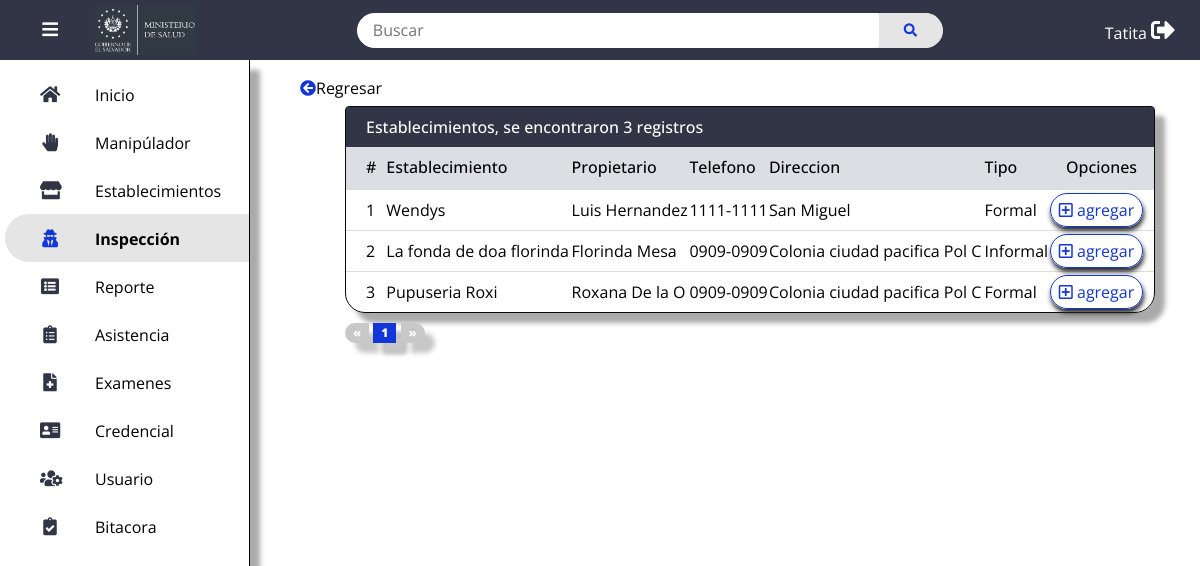
The app's page /inspecciones/inspeccionEstablecimiento (signed in), older data.
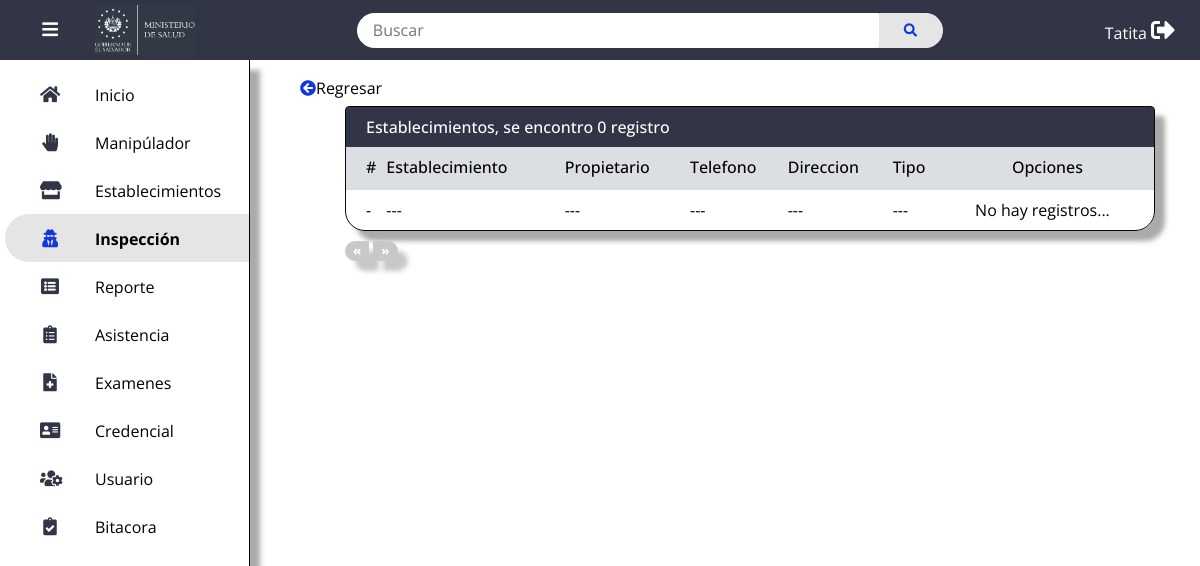
The same page, newer data.
### tables this page shows
CREATE TABLE `tblestablecimientos` (
  `id_estab` int(11) NOT NULL,
  `nombre_estab` varchar(100) NOT NULL,
  `dui_prop` varchar(10) NOT NULL,
  `nombre_prop` varchar(50) NOT NULL,
  `apellido_prop` varchar(50) NOT NULL,
  `direccion_estab` varchar(200) NOT NULL,
  `cat_estab` varchar(100) NOT NULL,
  `tipo_estab` enum('Formal','Informal') NOT NULL,
  `apartado_especifico` enum('A','B','C','D','E','F','G','H') NOT NULL,
  `telefono_estab` varchar(10) NOT NULL,
  `municipio_estab` varchar(30) NOT NULL,
  `departamento_estab` varchar(20) NOT NULL,
  `estado_estab` enum('Activo','Inactivo') NOT NULL,
  `fecha_reg_estab` date NOT NULL,
  `fecha_mod_estab` datetime NOT NULL,
  `usermod` varchar(15) NOT NULL
);

### app/controllers/inspecciones.php (called while the page is built, shortened)
<?php
class Inspecciones extends MainController
{
    function __construct(){
		$this->ModeloInspecciones = $this->model('ModeloInspecciones');
    }
    public function inspeccionEstablecimiento($pagina = 1, $busqueda = null, $pos_pagina = 10){
		$rutaContrBusqueda = ROUTE_URL.'/inspecciones/inspeccionEstablecimiento';
        $establecimiento = null;
		$establecimientos = $this->ModeloInspecciones->inspeccionEstablecimientos();
		$regresar = ROUTE_URL.'/inspecciones/index/' . $pagina . '/' . $busqueda;
		$cuantosRegistros = $this->ModeloInspecciones->numeroRegistrosE($busqueda);
		$respuesta = paginar_todo($cuantosRegistros , $pagina, $pos_pagina);
		if (!$respuesta['error']) {
			$establecimientos = $this->ModeloInspecciones->establecimientosPorLimite($pos_pagina, $respuesta['desde'], $busqueda);
		}
        $parameters =[
            'title'=> 'Inspeccion Establecimiento',
            'menu' => 'inspecciones',
            'rutaContrBusqueda' => $rutaContrBusqueda,
            'respuesta' => $respuesta,
            'busqueda' => $busqueda,
            'establecimiento' => $establecimiento,
			'establecimientos' => $establecimientos,
			'regresar' => $regresar
		];
        $this->view('inspecciones/inspeccion_establecimiento', $parameters);
    }
}

### app/library/Core.php (called while the page is built, shortened)
<?php
	class Core{
		protected $currentMethod = 'index';
		protected $parameters = [];
		public function __construct(){
			$url = $this->getUrl();
			if(file_exists('../app/controllers/' . ucwords($url[0]) . '.php')){
				unset($url[0]);
			}
			$this->currentController = new $this->currentController;
			if (isset($url[1])) {
				if (method_exists($this->currentController, $url[1])) {
					$this->currentMethod = $url[1];
					unset($url[1]);
				}
				$this->parameters = $url ? array_values($url) : [];
			}
			call_user_func_array([$this->currentController, $this->currentMethod], $this->parameters);
		}
		public function getUrl(){
			if(isset($_GET['url'])){
				$url = rtrim($_GET['url'], '/');
				$url = filter_var($url, FILTER_SANITIZE_URL);
				$url = explode('/', $url);
				return $url;
			}
		}
	}
?>

### public/index.php (called while the page is built, shortened)
<?php
	$start = new Core;
?>

### app/library/Sql.php (called while the page is built, shortened)
<?php
    class Sql{
        private $host = DB_HOST;
        private $db = DB_NAME;
        private $user = DB_USER;
        private $pass = DB_PASS;
        private $dbh;
        private $stmt;
        public function __construct(){
            $dsn = "mysql:host=" . $this->host. ";dbname=" . $this->db;
            $option = array(
                PDO::ATTR_PERSISTENT => true,
                PDO::ATTR_ERRMODE => PDO::ERRMODE_EXCEPTION
            );
            try{
                $this->dbh = new PDO($dsn, $this->user, $this->pass, $option);
                $this->dbh->exec('SET NAMES utf8');
            } catch (PDOException $e){
                $this->error = $e->getMessage();
                echo $this->error;
            }
        }
        public function query($sql){
            $this->stmt = $this->dbh->prepare($sql);
        }
        public function execute(){
            return $this->stmt->execute();
        }
        public function registers(){
            $this->execute();
            return $this->stmt->fetchAll(PDO::FETCH_OBJ);
        }
        public function rowCount(){
            $this->execute();
            return $this->stmt->rowCount();
        }
    }
?>

### app/models/modeloInspecciones.php (called while the page is built, shortened)
<?php
    class ModeloInspecciones{
        private $db;
        public function __construct(){
            $this->db = new Sql;
        }
        public function inspeccionEstablecimientos(){
            $this->db->query("SELECT * FROM tblestablecimientos");
            return $this->db->registers();
        }
        public function numeroRegistrosE($busqueda = null){
            if ($busqueda != null && strpos($busqueda, ' ')) {
                $busquedaNombre = explode(' ', $busqueda);
				for($i = 0; $i < count($busquedaNombre); $i++){
					$busquedaNombre[$i] = '%'.$busquedaNombre[$i].'%';
				}
                $busqueda = implode($busquedaNombre);
                $this->db->query(
                    "SELECT *  FROM tblestablecimientos
                        WHERE(LOWER(CONCAT(nombre_prop,' ',apellido_prop)) LIKE '$busqueda' OR
                            LOWER(CONCAT(apellido_prop,' ',nombre_prop)) LIKE '$busqueda' OR
                            LOWER(CONCAT(nombre_estab)) LIKE '$busqueda' OR
                            LOWER(direccion_estab) LIKE '$busqueda' OR
                            LOWER(tipo_estab) LIKE '$busqueda'
                        )
                        AND NOT EXISTS
                        (SELECT * FROM tblinspecciones
                        WHERE tblinspecciones.id_estab = tblestablecimientos.id_estab)
                    ");
                return $this->db->rowCount();
            }else{
                $this->db->query("SELECT * FROM tblestablecimientos
                WHERE NOT EXISTS
                (SELECT * FROM tblinspecciones
                WHERE tblinspecciones.id_estab = tblestablecimientos.id_estab)
                ");
                return $this->db->rowCount();
            }
        }
        public function establecimientosPorLimite($pos_pagina, $desde, $busqueda = null){
            if ($busqueda != null && strpos($busqueda, ' ')) {
                $busquedaNombre = explode(' ', $busqueda);
				for($i = 0; $i < count($busquedaNombre); $i++){
					$busquedaNombre[$i] = '%'.$busquedaNombre[$i].'%';
				}
                $busqueda = implode($busquedaNombre);
                $this->db->query(
                    "SELECT *  FROM tblestablecimientos
                        WHERE(LOWER(CONCAT(nombre_prop,' ',apellido_prop)) LIKE '$busqueda' OR
                            LOWER(CONCAT(apellido_prop,' ',nombre_prop)) LIKE '$busqueda' OR
                            LOWER(CONCAT(nombre_estab)) LIKE '$busqueda' OR
                            LOWER(direccion_estab) LIKE '$busqueda' OR
                            LOWER(tipo_estab) LIKE '$busqueda'
                        )
                        AND NOT EXISTS
                        (SELECT * FROM tblinspecciones
                        WHERE tblinspecciones.id_estab = tblestablecimientos.id_estab)
                        LIMIT $desde, $pos_pagina
                            -- ORDER BY nombreusuario DESC
                    ");
                return $this->db->registers();
            }else{
                $this->db->query("SELECT * FROM tblestablecimientos
                WHERE NOT EXISTS
                (SELECT * FROM tblinspecciones
                WHERE tblinspecciones.id_estab = tblestablecimientos.id_estab)
                LIMIT $desde, $pos_pagina ");
                return $this->db->registers();
            }
        }
}
?>

### app/helpers/paginacion_helper.php (called while the page is built)
<?php
function paginar_todo($cuantos, $pagina, $pos_pagina){
    $totalPaginas = ceil($cuantos/ $pos_pagina);
    if($pagina > $totalPaginas){
        $pagina = $totalPaginas;
    }
    $pagina -= 1;
    $desde = $pagina * $pos_pagina;
    if ($pagina >= $totalPaginas -1) {
        $pagina_siguiente = 1;
    }else{
        $pagina_siguiente = $pagina + 2;
    }
    if ($pagina < 1 ) {
        $pagina_anterior = $totalPaginas;
    }else{
        $pagina_anterior = $pagina;
    }
    $var = ($cuantos == 0)? true: false;
			$finNumId =  ($pagina + 1) * $pos_pagina;
            $numIds = range($desde, $finNumId);
    $respuesta = array(
        'error' => $var,
        'numIds' => $numIds,
        'cuantos' => $cuantos,
        'totalPaginas' => $totalPaginas,
        'pagina_actual' => ($pagina + 1),
        'pagina_siguiente' => $pagina_siguiente,
        'pagina_anterior' => $pagina_anterior,
        'desde' => $desde
    );
    return $respuesta;
}
?>

### app/views/inspecciones/inspeccion_establecimiento.php (the view, shortened to what the changed rows need)
<?php require_once('../app/views/inc/header.php'); ?>
<p> <a href="<?php echo $parameters['regresar']?>"><i class="fas fa-arrow-circle-left" style=" color: #1236da;"></i>Regresar</a></p>
            <table>
	            <thead>
			        <tr>
                        <th colspan="8">
                        <div class="title">
                            <p>Establecimientos, se <?php echo $var = ($parameters['respuesta']['cuantos'] > 1)?'encontraron ':' encontro '?>
                            <?php echo $parameters['respuesta']['cuantos']. $var = ($parameters['respuesta']['cuantos'] > 1)?' registros':' registro'?>
                            </p>
                        </div>
   	 		        </tr>
			        <tr style= "background: #dbdfe4;">
				        <th width="5">#</th>
                        <th>Establecimiento</th>
                        <th>Propietario</th>
                        <th>Telefono</th>
                        <th>Direccion</th>
                        <th>Tipo</th>
                        <th>Opciones</th>
                    </tr>
		        </thead>
		        <tbody>
                    <?php if( $parameters['respuesta']['error']):?>
                    <tr>
                        <td data-label="error">
                            -
                        </td>
                        <td data-label="error">
                            ---
                        </td>
                        <td data-label="error">
                            ---
                        </td>
                        <td data-label="error">
                            ---
                        </td>
                        <td data-label="error">
                            ---
                        </td>
                        <td data-label="error">
                            ---
                        </td>
                        <td data-label="error">
                            No hay registros...
                        </td>
                    </tr>
                    <?php else:?>
			        <?php for($i = 0; $i < count($parameters['establecimientos']); $i ++):?>
                    <tr>
                        <td data-label="#">
                            <?php echo $parameters['respuesta']['numIds'][$i] + 1?>
                        </td>
                        <td data-label="Establecimiento">
                            <?php echo $parameters['establecimientos'][$i]->nombre_estab?>
                        </td>
                        <td data-label="Propietario">
                        <?php echo $parameters['establecimientos'][$i]->nombre_prop.' '.$parameters['establecimientos'][$i]->apellido_prop?>
                        </td>
                        <td data-label="Telefono">
                            <?php echo $parameters['establecimientos'][$i]->telefono_estab?>
                        </td>
                        <td data-label="Direccion">
                            <?php echo $parameters['establecimientos'][$i]->direccion_estab?>
                        </td>
                        <td data-label="Tipo">
                            <?php echo $parameters['establecimientos'][$i]->tipo_estab?>
                        </td>
                        <td data-label="Opciones">
                            <a href="<?php echo ROUTE_URL?>/inspecciones/nuevaInspeccion<?php echo $var=(isset($parameters['establecimientos']))? '/'.$parameters['establecimientos'][$i]->id_estab:''?>" class="btn-ver"><i
                                class="far fa-plus-square"></i>
                                    agregar</a>
                        </td>
                    </tr>
                    <?php endfor?>
                    <?php endif;?>
	            </tbody>
	        </table>
            <section class="paginacion">
		        <ul>
                    <?php if ($parameters['respuesta']['pagina_actual'] ==  1 || $parameters['respuesta']['error'] == 1) :?>
                    <li class="disabled">&laquo;</li>
                    <?php elseif ($parameters['respuesta']['pagina_actual'] >  1 || $parameters['respuesta']['error'] == null):?>
                    <a class="inicio"
                    href="<?php echo ROUTE_URL.'/inspecciones/inspeccionEstablecimiento'?>/<?php echo $parameters['respuesta']['pagina_anterior']?>/<?php echo $var = ($parameters['busqueda'] != null)?'/'.$parameters['busqueda']: ''?>">&laquo;</a>
                    <?php endif;?>
                    <?php for ($i=1; $i <= $parameters['respuesta']['totalPaginas']; $i++):?>
                    <?php if ($parameters['respuesta']['pagina_actual'] == $i):?>
                    <li class="Active">
                    <a href="<?php echo ROUTE_URL.'/inspecciones/inspeccionEstablecimiento'?>/<?php echo $i?>"><?php echo $i?></a>
                    </li>
                    <?php else:?>
                    <li>
                        <a href="<?php echo ROUTE_URL.'/inspecciones/inspeccionEstablecimiento'?>/<?php echo $i?>"><?php echo $i?></a>
                    </li>
                    <?php endif?>
                    <?php endfor;?>
                    <?php if ($parameters['respuesta']['pagina_actual'] ==  $parameters['respuesta']['totalPaginas'] || $parameters['respuesta']['error'] == 1) :?>
                    <li class="disabled">&raquo;</li>
                    <?php elseif ($parameters['respuesta']['pagina_actual'] <  $parameters['respuesta']['totalPaginas'] || $parameters['respuesta']['error'] == null):?>
                    <a class="fin"
                        href="<?php echo ROUTE_URL.'/inspecciones/inspeccionEstablecimiento'?>/<?php echo $parameters['respuesta']['pagina_siguiente']?>/<?php echo $var = ($parameters['busqueda'] != null)?'/'.$parameters['busqueda']: ''?>">&raquo;</a>
                    <?php endif;?>
		        </ul>
	        </section>
<?php require_once('../app/views/inc/footer.php'); ?>

Row changes from the older to the newer data that the page shows:
removed tblestablecimientos: numIds "1", nombre_estab "Wendys", nombre_prop "Luis", apellido_prop "Hernandez", telefono_estab "1111-1111", direccion_estab "San Miguel", tipo_estab "Formal"
removed tblestablecimientos: numIds "2", nombre_estab "La fonda de doa florinda", nombre_prop "Florinda", apellido_prop "Mesa", telefono_estab "0909-0909", direccion_estab "Colonia ciudad pacifica Pol C", tipo_estab "Informal"
removed tblestablecimientos: numIds "3", nombre_estab "Pupuseria Roxi", nombre_prop "Roxana", apellido_prop "De la O", telefono_estab "0909-0909", direccion_estab "Colonia ciudad pacifica Pol C", tipo_estab "Formal"
Text that changed along with them:
$parameters['respuesta']['cuantos']: "3" → "0"
text no longer shown: "encontraron registros"
text now shown: "encontro registro - --- --- --- --- --- No hay registros..."
list line gone: "1"
